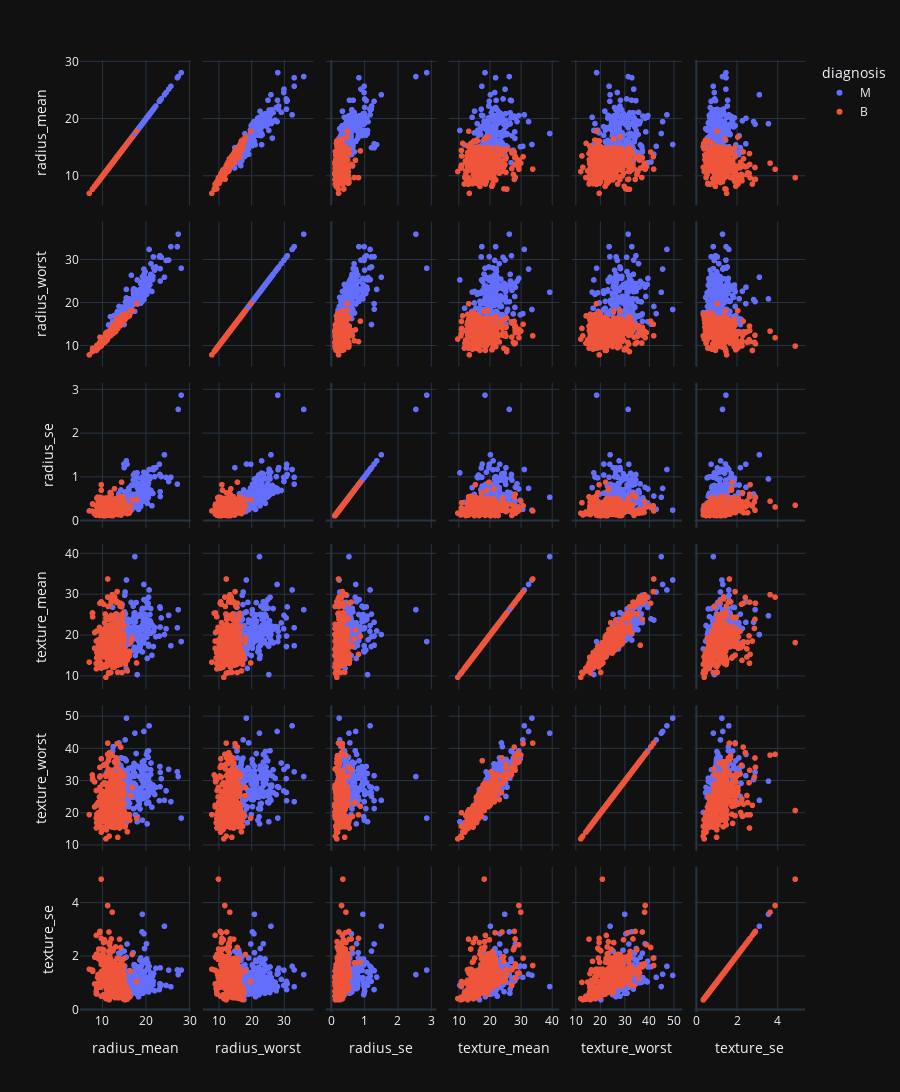

Notebook code cell kept with this figure:
### Code cell
fig = px.scatter_matrix(df,
        dimensions=["radius_mean", "radius_worst","radius_se","texture_mean", "texture_worst","texture_se"],
        color="diagnosis", height = 1200,template="plotly_dark")
fig.show()

### Figure 1 — Plotly figure (JSON) as saved in the notebook; plotly's stock layout.template omitted (floating-point values rounded to 4 significant figures; data arrays with more than 128 entries replaced by an {"elided": "..."} marker saying what was removed)
{"data": [{"dimensions": [{"axis": {"matches": true}, "label": "radius_mean", "values": {"elided": "212 float values"}}, {"axis": {"matches": true}, "label": "radius_worst", "values": {"elided": "212 float values"}}, {"axis": {"matches": true}, "label": "radius_se", "values": {"elided": "212 float values"}}, {"axis": {"matches": true}, "label": "texture_mean", "values": {"elided": "212 float values"}}, {"axis": {"matches": true}, "label": "texture_worst", "values": {"elided": "212 float values"}}, {"axis": {"matches": true}, "label": "texture_se", "values": {"elided": "212 float values"}}], "hovertemplate": "diagnosis=M<br>%{xaxis.title.text}=%{x}<br>%{yaxis.title.text}=%{y}<extra></extra>", "legendgroup": "M", "marker": {"color": "#636efa", "symbol": "circle"}, "name": "M", "showlegend": true, "type": "splom"}, {"dimensions": [{"axis": {"matches": true}, "label": "radius_mean", "values": {"elided": "357 float values"}}, {"axis": {"matches": true}, "label": "radius_worst", "values": {"elided": "357 float values"}}, {"axis": {"matches": true}, "label": "radius_se", "values": {"elided": "357 float values"}}, {"axis": {"matches": true}, "label": "texture_mean", "values": {"elided": "357 float values"}}, {"axis": {"matches": true}, "label": "texture_worst", "values": {"elided": "357 float values"}}, {"axis": {"matches": true}, "label": "texture_se", "values": {"elided": "357 float values"}}], "hovertemplate": "diagnosis=B<br>%{xaxis.title.text}=%{x}<br>%{yaxis.title.text}=%{y}<extra></extra>", "legendgroup": "B", "marker": {"color": "#EF553B", "symbol": "circle"}, "name": "B", "showlegend": true, "type": "splom"}], "layout": {"dragmode": "select", "height": 1200, "legend": {"title": {"text": "diagnosis"}, "tracegroupgap": 0}, "margin": {"t": 60}}}
